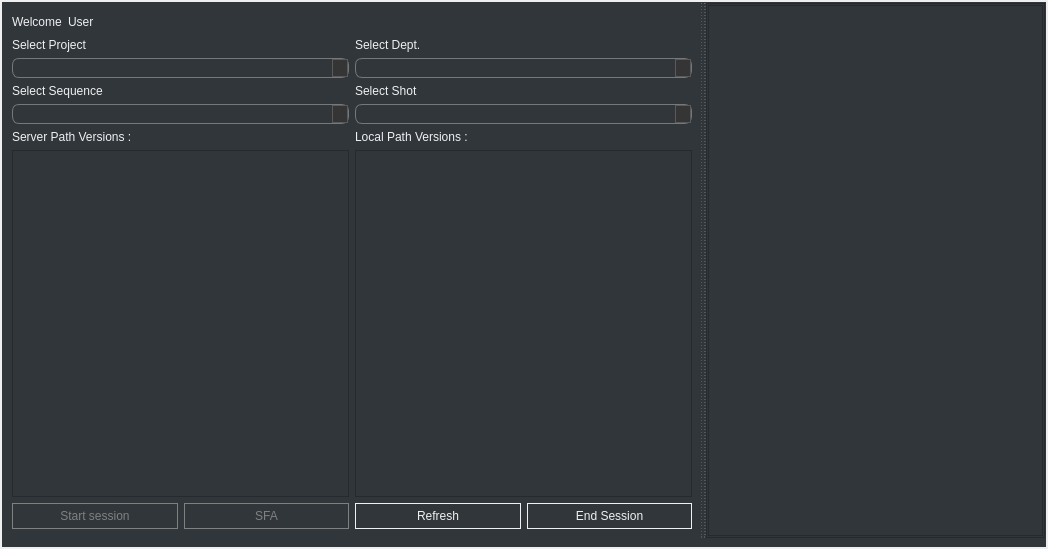
<?xml version="1.0" encoding="UTF-8"?>
<ui version="4.0">
 <class>Form</class>
 <widget class="QWidget" name="Form">
  <property name="geometry">
   <rect>
    <x>0</x>
    <y>0</y>
    <width>1048</width>
    <height>549</height>
   </rect>
  </property>
  <property name="sizePolicy">
   <sizepolicy hsizetype="Preferred" vsizetype="Preferred">
    <horstretch>0</horstretch>
    <verstretch>0</verstretch>
   </sizepolicy>
  </property>
  <property name="windowTitle">
   <string>Animator Home</string>
  </property>
  <property name="windowIcon">
   <iconset resource="styles/home.qrc">
    <normaloff>:/homeicon/icon.png</normaloff>:/homeicon/icon.png</iconset>
  </property>
  <layout class="QHBoxLayout" name="horizontalLayout_2">
   <property name="margin">
    <number>2</number>
   </property>
   <item>
    <widget class="QFrame" name="frame">
     <property name="styleSheet">
      <string notr="true">QWidget
{
    color: #eff0f1;
    background-color: #31363b;
    outline: 0;
}
QWidget:item:hover
{
    background-color: #3D7848;

}
QWidget::item:selected {
	background: #3D7848;
}
QAbstractButton:pressed {
	background: #3D7848;
}
QComboBox
{
    selection-background-color: #3daee9;
    border-style: solid;
	 border: 1px solid #76797C;
	 border-radius: 7px;
	 padding: 1px;
    min-width: 7px;
}
QComboBox::drop-down {
	border: 1px solid #5A5A5A;
	background: #353535;
}
QComboBox::down-arrow:on, QComboBox::down-arrow:hover,
QComboBox::down-arrow:focus
{
    image: url(:/images/rc/down_arrow.png);
}
QComboBox::down-arrow
{
    image: url(:/images/rc/down_arrow_disabled.png);
}
QAbstractItemView 
{
	show-decoration-selected: 1;
	selection-background-color: #3D7848;
	alternate-background-color: #353535;
	selection-color: #DDDDDD;
}
QLabel 
{
	border: none;
}
QSplitter::handle 
{
    border: 1px dashed #76797C;
}
QSplitter::handle:hover 
{
    background-color: #787876;
    border: 1px solid #76797C;
}
QSplitter::handle:horizontal 
{
    width: 1px;
}
QSplitter::handle:vertical 
{
    height: 1px;
}
QPushButton
{
    border-width: 1px;
    border-style: solid;
    padding: 5px;
    outline: none;
}
QPushButton#pushButton,#pushButton_2,#pushButton_3,#pushButton_4
{
    border-radius: 14px;
}
QPushButton#pushButton_5,#pushButton_6
{
    border-radius: 10px;
}
QPushButton:hover
{
	border-color: #3D7848;
    color: #3D7848;
}
QPushButton:disabled
{
	color:grey;
}
QLabel:disabled
{
	color:grey;
}</string>
     </property>
     <property name="frameShape">
      <enum>QFrame::NoFrame</enum>
     </property>
     <property name="frameShadow">
      <enum>QFrame::Raised</enum>
     </property>
     <layout class="QVBoxLayout" name="verticalLayout_4">
      <property name="leftMargin">
       <number>1</number>
      </property>
      <property name="topMargin">
       <number>1</number>
      </property>
      <property name="rightMargin">
       <number>1</number>
      </property>
      <item>
       <widget class="QSplitter" name="splitter">
        <property name="orientation">
         <enum>Qt::Horizontal</enum>
        </property>
        <widget class="QFrame" name="frame_2">
         <property name="frameShape">
          <enum>QFrame::NoFrame</enum>
         </property>
         <property name="frameShadow">
          <enum>QFrame::Raised</enum>
         </property>
         <layout class="QGridLayout" name="gridLayout_2">
          <item row="0" column="0">
           <layout class="QHBoxLayout" name="horizontalLayout_10">
            <item>
             <widget class="QLabel" name="label">
              <property name="text">
               <string>Welcome</string>
              </property>
             </widget>
            </item>
            <item>
             <widget class="QLabel" name="label_2">
              <property name="text">
               <string>User</string>
              </property>
             </widget>
            </item>
            <item>
             <spacer name="horizontalSpacer_7">
              <property name="orientation">
               <enum>Qt::Horizontal</enum>
              </property>
              <property name="sizeHint" stdset="0">
               <size>
                <width>88</width>
                <height>20</height>
               </size>
              </property>
             </spacer>
            </item>
           </layout>
          </item>
          <item row="1" column="0">
           <layout class="QGridLayout" name="gridLayout">
            <item row="0" column="0">
             <layout class="QVBoxLayout" name="verticalLayout">
              <item>
               <widget class="QLabel" name="label_4">
                <property name="sizePolicy">
                 <sizepolicy hsizetype="MinimumExpanding" vsizetype="Minimum">
                  <horstretch>0</horstretch>
                  <verstretch>0</verstretch>
                 </sizepolicy>
                </property>
                <property name="text">
                 <string>Select Project</string>
                </property>
               </widget>
              </item>
              <item>
               <widget class="QComboBox" name="comboBox">
                <property name="sizePolicy">
                 <sizepolicy hsizetype="MinimumExpanding" vsizetype="Fixed">
                  <horstretch>0</horstretch>
                  <verstretch>0</verstretch>
                 </sizepolicy>
                </property>
               </widget>
              </item>
             </layout>
            </item>
            <item row="0" column="1">
             <layout class="QVBoxLayout" name="verticalLayout_20">
              <item>
               <widget class="QLabel" name="label_7">
                <property name="sizePolicy">
                 <sizepolicy hsizetype="MinimumExpanding" vsizetype="Preferred">
                  <horstretch>0</horstretch>
                  <verstretch>0</verstretch>
                 </sizepolicy>
                </property>
                <property name="text">
                 <string>Select Dept.</string>
                </property>
               </widget>
              </item>
              <item>
               <widget class="QComboBox" name="comboBox_4">
                <property name="sizePolicy">
                 <sizepolicy hsizetype="MinimumExpanding" vsizetype="Fixed">
                  <horstretch>0</horstretch>
                  <verstretch>0</verstretch>
                 </sizepolicy>
                </property>
               </widget>
              </item>
             </layout>
            </item>
            <item row="1" column="0">
             <layout class="QVBoxLayout" name="verticalLayout_2">
              <item>
               <widget class="QLabel" name="label_5">
                <property name="sizePolicy">
                 <sizepolicy hsizetype="MinimumExpanding" vsizetype="Preferred">
                  <horstretch>0</horstretch>
                  <verstretch>0</verstretch>
                 </sizepolicy>
                </property>
                <property name="text">
                 <string>Select Sequence</string>
                </property>
               </widget>
              </item>
              <item>
               <widget class="QComboBox" name="comboBox_2">
                <property name="sizePolicy">
                 <sizepolicy hsizetype="MinimumExpanding" vsizetype="Fixed">
                  <horstretch>0</horstretch>
                  <verstretch>0</verstretch>
                 </sizepolicy>
                </property>
               </widget>
              </item>
             </layout>
            </item>
            <item row="1" column="1">
             <layout class="QVBoxLayout" name="verticalLayout_19">
              <item>
               <widget class="QLabel" name="label_6">
                <property name="sizePolicy">
                 <sizepolicy hsizetype="MinimumExpanding" vsizetype="Preferred">
                  <horstretch>0</horstretch>
                  <verstretch>0</verstretch>
                 </sizepolicy>
                </property>
                <property name="text">
                 <string>Select Shot</string>
                </property>
               </widget>
              </item>
              <item>
               <widget class="QComboBox" name="comboBox_3">
                <property name="sizePolicy">
                 <sizepolicy hsizetype="MinimumExpanding" vsizetype="Fixed">
                  <horstretch>0</horstretch>
                  <verstretch>0</verstretch>
                 </sizepolicy>
                </property>
               </widget>
              </item>
             </layout>
            </item>
           </layout>
          </item>
          <item row="2" column="0">
           <layout class="QGridLayout" name="gridLayout_4">
            <item row="0" column="0">
             <layout class="QVBoxLayout" name="verticalLayout_22">
              <item>
               <widget class="QLabel" name="label_8">
                <property name="minimumSize">
                 <size>
                  <width>161</width>
                  <height>0</height>
                 </size>
                </property>
                <property name="text">
                 <string>Server Path Versions :</string>
                </property>
               </widget>
              </item>
              <item>
               <widget class="QListWidget" name="listWidget">
                <property name="sizePolicy">
                 <sizepolicy hsizetype="Expanding" vsizetype="Expanding">
                  <horstretch>0</horstretch>
                  <verstretch>0</verstretch>
                 </sizepolicy>
                </property>
               </widget>
              </item>
             </layout>
            </item>
            <item row="0" column="1">
             <layout class="QVBoxLayout" name="verticalLayout_23">
              <item>
               <widget class="QLabel" name="label_9">
                <property name="minimumSize">
                 <size>
                  <width>151</width>
                  <height>0</height>
                 </size>
                </property>
                <property name="text">
                 <string>Local Path Versions :</string>
                </property>
               </widget>
              </item>
              <item>
               <widget class="QListWidget" name="listWidget_2">
                <property name="enabled">
                 <bool>true</bool>
                </property>
               </widget>
              </item>
             </layout>
            </item>
            <item row="1" column="0" colspan="2">
             <layout class="QHBoxLayout" name="horizontalLayout_14">
              <item>
               <widget class="QPushButton" name="pushButton">
                <property name="enabled">
                 <bool>false</bool>
                </property>
                <property name="text">
                 <string>Start session</string>
                </property>
               </widget>
              </item>
              <item>
               <widget class="QPushButton" name="pushButton_2">
                <property name="enabled">
                 <bool>false</bool>
                </property>
                <property name="text">
                 <string>SFA</string>
                </property>
               </widget>
              </item>
              <item>
               <widget class="QPushButton" name="pushButton_3">
                <property name="enabled">
                 <bool>true</bool>
                </property>
                <property name="text">
                 <string>Refresh</string>
                </property>
               </widget>
              </item>
              <item>
               <widget class="QPushButton" name="pushButton_4">
                <property name="text">
                 <string>End Session</string>
                </property>
               </widget>
              </item>
             </layout>
            </item>
           </layout>
          </item>
         </layout>
        </widget>
        <widget class="QFrame" name="frame_4">
         <property name="frameShape">
          <enum>QFrame::StyledPanel</enum>
         </property>
         <property name="frameShadow">
          <enum>QFrame::Raised</enum>
         </property>
         <layout class="QGridLayout" name="gridLayout_5">
          <property name="margin">
           <number>1</number>
          </property>
          <item row="0" column="0">
           <widget class="QTextBrowser" name="textBrowser">
            <property name="styleSheet">
             <string notr="true"/>
            </property>
            <property name="lineWidth">
             <number>2</number>
            </property>
           </widget>
          </item>
         </layout>
        </widget>
       </widget>
      </item>
     </layout>
    </widget>
   </item>
  </layout>
 </widget>
 <resources>
  <include location="styles/home.qrc"/>
 </resources>
 <connections/>
</ui>
